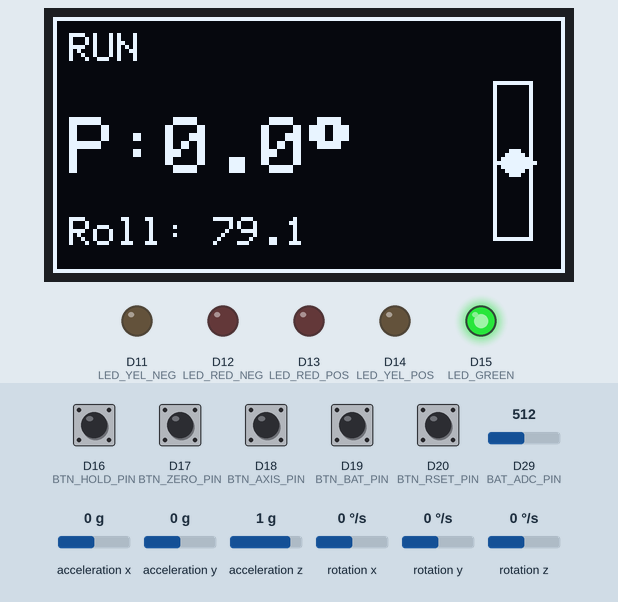
Recording of a sketch running on a simulated Arduino Due. On the bench: 128×64 one-colour display, output pins drawn as LEDs (lit = HIGH). Inputs (shaded band) come from the test bench; at power-on: D16 (BTN_HOLD_PIN), D17 (BTN_ZERO_PIN), D18 (BTN_AXIS_PIN), D19 (BTN_BAT_PIN), D20 (BTN_RSET_PIN) HIGH, D29 (BAT_ADC_PIN) = 512, acceleration x 0 g, acceleration y 0 g, acceleration z 1 g, rotation x 0 °/s, rotation y 0 °/s, rotation z 0 °/s (analog values on the 0–1023 scale).

Above: at 1.7 s.
1.8 s: D18 (BTN_AXIS_PIN) pulled LOW for 0.15 s
At 2.34 s:
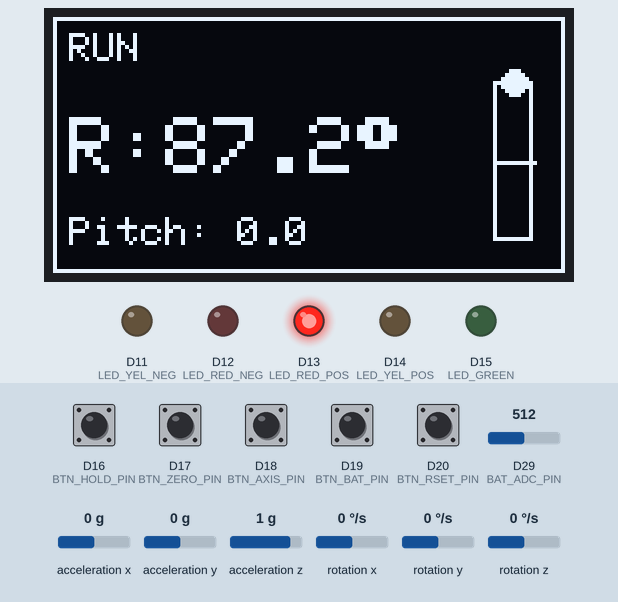
2.5 s: D16 (BTN_HOLD_PIN) pulled LOW for 0.15 s
At 3.0 s:
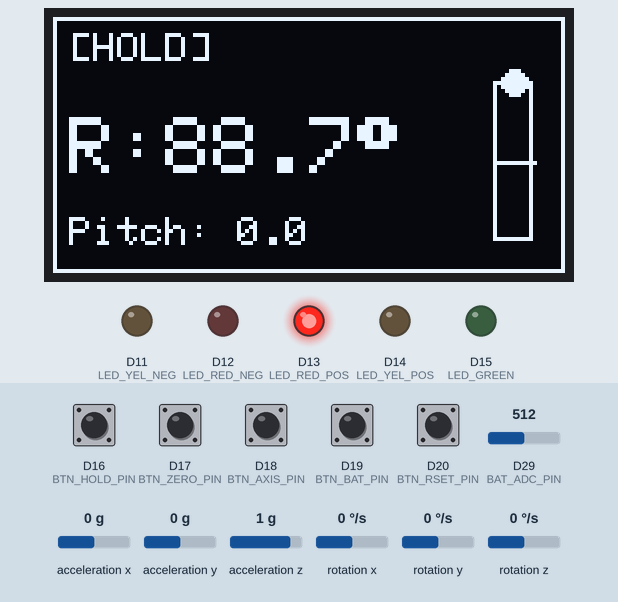
4.1 s: D19 (BTN_BAT_PIN) pulled LOW for 0.15 s
At 4.8 s:
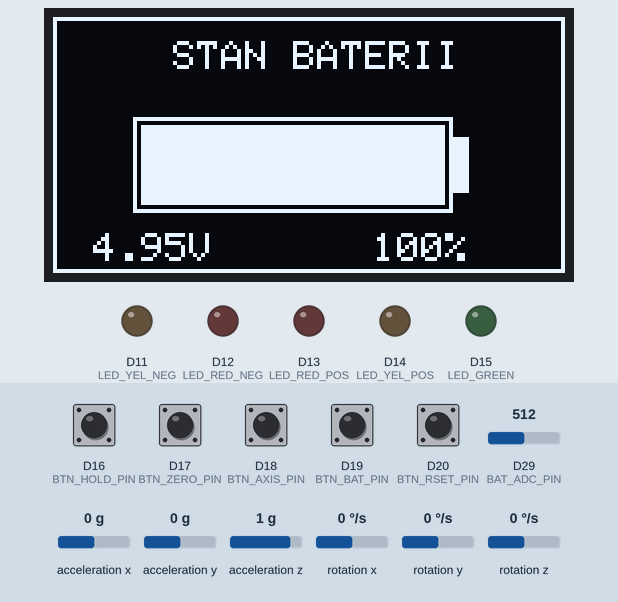
5.7 s: D29 (BAT_ADC_PIN) set to 716
At 7.1 s:
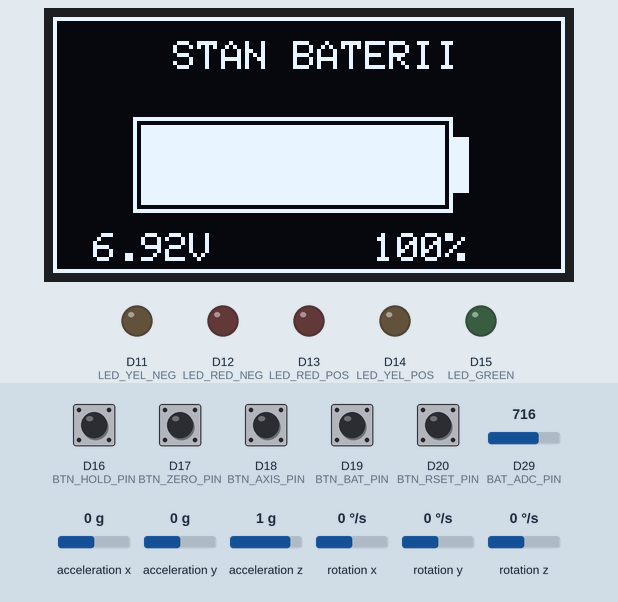
7.7 s: D19 (BTN_BAT_PIN) pulled LOW for 1 s
At 8.8 s:
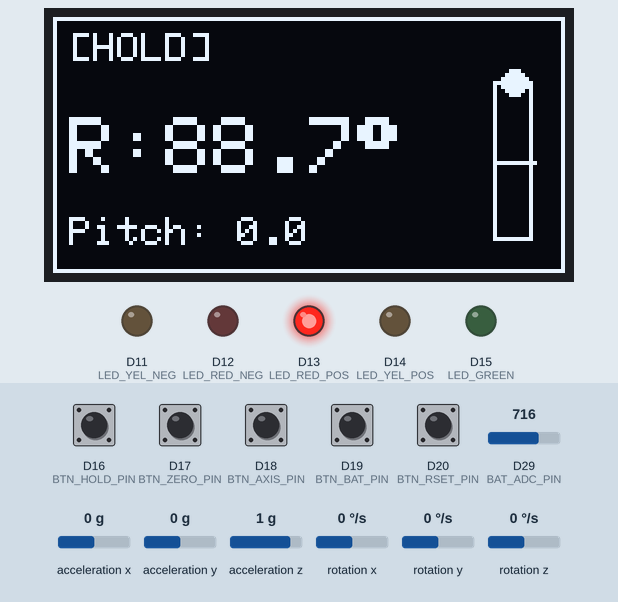
10.2 s: D18 (BTN_AXIS_PIN) pulled LOW for 1 s
At 11.6 s:
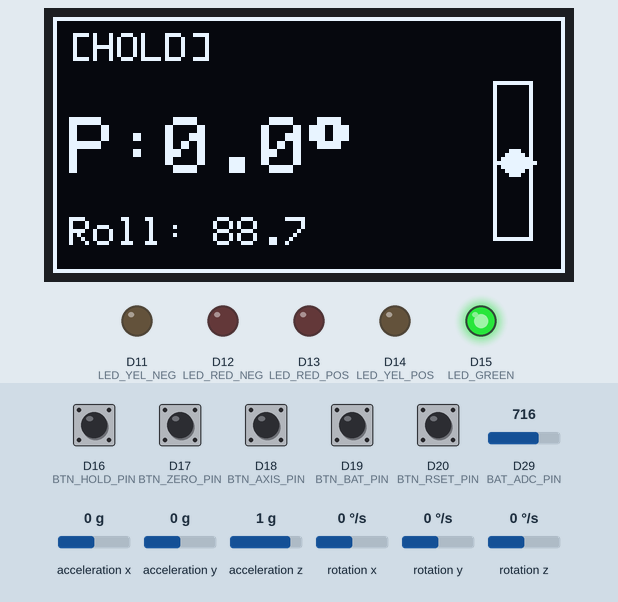
Timing chart, 0 to 13.2 s (numbered marks = the images above; inputs shaded):
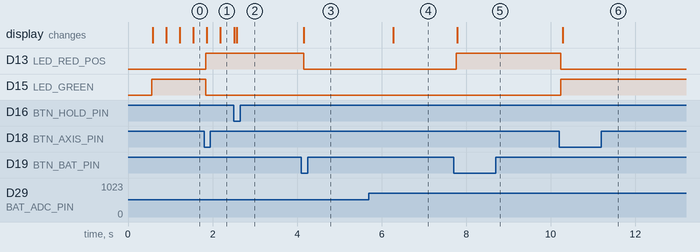

Measured:
- after the input at 1.8 s, D13 (LED_RED_POS): LOW → HIGH at once; D15 (LED_GREEN): HIGH → LOW at once; the display: first changes after 0.07 s (image 1 shows a later state)
- after the input at 2.5 s, the display: first differs from a run without the input after 0.08 s (image 2)
- after the input at 4.1 s, D13 (LED_RED_POS): HIGH → LOW after 0.06 s; the display: changes after 0.06 s (image 3)
- after the input at 5.7 s, the display: changes after 0.58 s (image 4)
- after the input at 7.7 s, D13 (LED_RED_POS): LOW → HIGH after 0.07 s; the display: changes after 0.09 s (image 5)
- after the input at 10.2 s, D13 (LED_RED_POS): HIGH → LOW at once; D15 (LED_GREEN): LOW → HIGH at once; the display: changes after 0.08 s (image 6)

The sketch:

oled.ino
```cpp
#include <Adafruit_SH110X.h>
#include <splash.h>
#include <Wire.h>
#include <Adafruit_GFX.h>
#include <MPU6050.h>

// --- KONFIGURACJA EKRANU ---
#define SCREEN_WIDTH 128
#define SCREEN_HEIGHT 64
#define OLED_ADDR 0x3C
Adafruit_SH1106G oled = Adafruit_SH1106G(SCREEN_WIDTH, SCREEN_HEIGHT, &Wire, -1);

// --- KONFIGURACJA MPU ---
MPU6050 mpu;

// --- PINY PRZYCISKÓW ---
#define BTN_HOLD_PIN 16
#define BTN_ZERO_PIN 17
#define BTN_AXIS_PIN 18
#define BTN_BAT_PIN  19
#define BTN_RSET_PIN 20

// --- PINY DIOD LED ---
#define LED_RED_NEG    12
#define LED_YEL_NEG    11
#define LED_GREEN      15
#define LED_YEL_POS    14
#define LED_RED_POS    13

// --- PIN BATERII ---
#define BAT_ADC_PIN 29

bool isFrozen = false;
bool showBatteryScreen = false;
int  currentAxis = 0;
float pitchOffset = 0.0;
float rollOffset = 0.0;

int batPercentage = 100;
float batVoltage = 4.2;

struct Button { uint8_t pin; bool lastState; unsigned long lastPressTime; };
Button buttons[] = {
  {BTN_HOLD_PIN, HIGH, 0}, {BTN_ZERO_PIN, HIGH, 0}, {BTN_AXIS_PIN, HIGH, 0},
  {BTN_BAT_PIN,  HIGH, 0}, {BTN_RSET_PIN, HIGH, 0}
};
const int numButtons = 5;

void setup() {
  Serial.begin(115200);
  Wire.begin();
  analogReadResolution(12);

  for (int i = 0; i < numButtons; i++) pinMode(buttons[i].pin, INPUT_PULLUP);

  pinMode(LED_RED_NEG, OUTPUT); pinMode(LED_YEL_NEG, OUTPUT);
  pinMode(LED_GREEN, OUTPUT); pinMode(LED_YEL_POS, OUTPUT); pinMode(LED_RED_POS, OUTPUT);

  if (!oled.begin(OLED_ADDR, true)) { while (1) delay(100); }

  oled.clearDisplay();
  oled.setTextSize(1);
  oled.setTextColor(SH110X_WHITE);
  oled.setCursor(10, 20);
  oled.println("Startuje...");
  oled.println("Tryb: BOKI");
  oled.display();

  delay(500);
  mpu.initialize();
  mpu.setSleepEnabled(false);

  if (!mpu.testConnection()) {
    oled.clearDisplay();
    oled.setCursor(0, 0);
    oled.println("Blad MPU6050!");
    oled.display();
    while (1) delay(1000);
  }
}

int checkButtons() {
  int pressedBtnIndex = -1;
  unsigned long now = millis();
  for (int i = 0; i < numButtons; i++) {
    bool state = digitalRead(buttons[i].pin);
    if (buttons[i].lastState == HIGH && state == LOW) {
      if (now - buttons[i].lastPressTime > 200) {
        buttons[i].lastPressTime = now;
        pressedBtnIndex = i;
      }
    }
    buttons[i].lastState = state;
  }
  return pressedBtnIndex;
}

float constrainAngle(float a) {
  if (a > 180) a -= 360; if (a < -180) a += 360; return a;
}

void updateLEDs(float value) {
  if (showBatteryScreen) {
     digitalWrite(LED_RED_NEG, LOW); digitalWrite(LED_YEL_NEG, LOW);
     digitalWrite(LED_GREEN, LOW); digitalWrite(LED_YEL_POS, LOW); digitalWrite(LED_RED_POS, LOW);
     return;
  }
  digitalWrite(LED_RED_NEG, LOW); digitalWrite(LED_YEL_NEG, LOW);
  digitalWrite(LED_GREEN,   LOW); digitalWrite(LED_YEL_POS, LOW); digitalWrite(LED_RED_POS, LOW);

  if (value > -2.0 && value < 2.0) digitalWrite(LED_GREEN, HIGH);
  else if (value >= 2.0 && value < 10.0) digitalWrite(LED_YEL_POS, HIGH);
  else if (value >= 10.0) digitalWrite(LED_RED_POS, HIGH);
  else if (value <= -2.0 && value > -10.0) digitalWrite(LED_YEL_NEG, HIGH);
  else if (value <= -10.0) digitalWrite(LED_RED_NEG, HIGH);
}

void readBattery() {
  int rawADC = analogRead(BAT_ADC_PIN);
  batVoltage = (rawADC / 4095.0) * 3.3 * 3.0;
  int pct = (int)((batVoltage - 3.0) / (4.2 - 3.0) * 100.0);
  if (pct > 100) pct = 100; if (pct < 0) pct = 0;
  batPercentage = pct;
}

void drawLargeBatteryScreen() {
  oled.clearDisplay();
  oled.drawRect(0, 0, SCREEN_WIDTH, SCREEN_HEIGHT, SH110X_WHITE);
  oled.setCursor(30, 6); oled.setTextSize(1); oled.print("STAN BATERII");
  oled.drawRect(20, 25, 80, 24, SH110X_WHITE); oled.fillRect(100, 30, 4, 14, SH110X_WHITE);
  int fillW = map(batPercentage, 0, 100, 0, 76);
  if (fillW > 0) oled.fillRect(22, 27, fillW, 20, SH110X_WHITE);
  oled.setCursor(10, 54); oled.print(batVoltage, 2); oled.print("V");
  oled.setCursor(80, 54); oled.print(batPercentage); oled.print("%");
  oled.display();
}

void drawLevelUI(float pitch, float roll) {
  oled.clearDisplay();
  oled.drawRect(0, 0, SCREEN_WIDTH, SCREEN_HEIGHT, SH110X_WHITE);

  oled.setCursor(4, 4); oled.setTextSize(1);
  if (isFrozen) oled.print("[HOLD] "); else oled.print("RUN    ");

  float displayVal = (currentAxis == 0) ? pitch : roll;
  oled.setCursor(4, 25); oled.setTextSize(2);
  oled.print(currentAxis == 0 ? "P:" : "R:");
  oled.print(displayVal, 1);
  oled.print((char)247);

  oled.setTextSize(1); oled.setCursor(4, 50);
  oled.print(currentAxis == 0 ? "Roll: " : "Pitch: ");
  oled.print(currentAxis == 0 ? roll : pitch, 1);

  if (pitchOffset != 0 || rollOffset != 0) {
    oled.setCursor(80, 50); oled.print("(ZERO)");
  }

  int barX = 110; int barY = 16; int barH = 40; int barW = 10;
  oled.drawRect(barX, barY, barW, barH, SH110X_WHITE);
  int midY = barY + barH / 2; oled.drawLine(barX, midY, barX + barW, midY, SH110X_WHITE);

  float clampedVal = constrain(displayVal, -45, 45);
  int dotY = midY - (int)(clampedVal * (barH / 2) / 45.0);
  oled.fillCircle(barX + barW/2, dotY, 3, SH110X_WHITE);

  oled.display();
}

void loop() {
  static unsigned long lastBatCheck = 0;
  if (millis() - lastBatCheck > 1000) { readBattery(); lastBatCheck = millis(); }

  int pressed = checkButtons();
  if (pressed != -1) {
    switch(pressed) {
      case 0: isFrozen = !isFrozen; break; // HOLD

      case 1: if (!isFrozen && !showBatteryScreen) { // ZERO
          int16_t ax, ay, az, gx, gy, gz;
          mpu.getMotion6(&ax, &ay, &az, &gx, &gy, &gz);
          float axf = ax / 16384.0; float ayf = ay / 16384.0; float azf = az / 16384.0;

          float v_Z = ayf;

          float v_Y = axf;
          float v_X = azf;

          pitchOffset = atan2(v_Y, sqrt(v_X * v_X + v_Z * v_Z)) * 180.0 / PI;
          rollOffset  = atan2(v_X, sqrt(v_Y * v_Y + v_Z * v_Z)) * 180.0 / PI;
        } break;

      case 2: currentAxis = !currentAxis; break;
      case 3: showBatteryScreen = !showBatteryScreen; break;
      case 4: pitchOffset = 0; rollOffset = 0; break;
    }
  }

  if (showBatteryScreen) {
    drawLargeBatteryScreen();
    updateLEDs(0);
    delay(50);
    return;
  }

  static float displayPitch = 0;
  static float displayRoll = 0;
  static float smoothPitch = 0;
  static float smoothRoll = 0;
  float filterFactor = 0.1;

  if (!isFrozen) {
    int16_t ax, ay, az, gx, gy, gz;
    mpu.getMotion6(&ax, &ay, &az, &gx, &gy, &gz);
    float axf = ax / 16384.0; float ayf = ay / 16384.0; float azf = az / 16384.0;

    float virtual_Z = ayf;
    float virtual_Y = axf;
    float virtual_X = azf;

    float rawPitch = atan2(virtual_Y, sqrt(virtual_X * virtual_X + virtual_Z * virtual_Z)) * 180.0 / PI;

    float rawRoll  = atan2(virtual_X, sqrt(virtual_Y * virtual_Y + virtual_Z * virtual_Z)) * 180.0 / PI;

    // Filtracja
    smoothPitch = (rawPitch * filterFactor) + (smoothPitch * (1.0 - filterFactor));
    smoothRoll  = (rawRoll  * filterFactor) + (smoothRoll  * (1.0 - filterFactor));

    displayPitch = constrainAngle(smoothPitch - pitchOffset);
    displayRoll  = constrainAngle(smoothRoll  - rollOffset);
  }

  float activeValue = (currentAxis == 0) ? displayPitch : displayRoll;
  updateLEDs(activeValue);
  drawLevelUI(displayPitch, displayRoll);

  delay(20);
}
```
